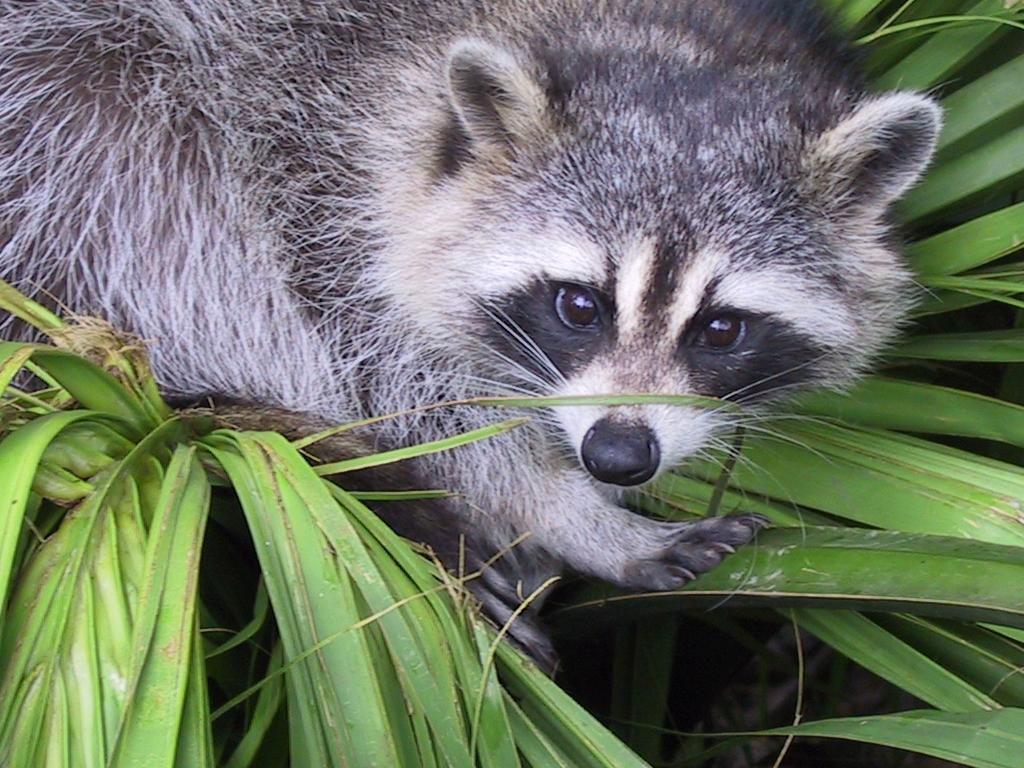
#> input picture day01/ex03/animal.jpeg, 1024 x 768 px
$ python zoom.py
#> lines starting #> are read from the running program, lines starting #| are printed output that depends on the picture
### day01/ex02/load_image.py
from PIL import Image
import os
import numpy as np


def ft_load(path: str) -> np.array:
    """
    Loads an image from the specified path and returns it as a NumPy array.

    This function checks whether the provided path exists and whether the file has
    the correct extension (.jpeg or .jpg). If these conditions are not met, it raises
    an AssertionError and prints an error message.

    Parameters
    ----------
    path : str
        The file path to the image.

    Returns
    -------
    np.array
        The image loaded as a NumPy array. The array will have dimensions
        corresponding to the height, width, and number of layers (channels)
        in the image.
    """
#> called with path = 'animal.jpeg'
    try:
        if not os.path.exists(path):
            raise AssertionError("Wrong path: File not found")
        if not path.lower().endswith(("jpeg", "jpg")):
            raise AssertionError("Wrong extention only JPG, JPEG allowed")
        img = Image.open(path)
#> img is the input picture: PIL image 1024x768 RGB; mean R, G, B 110.7, 117.7, 102.1
        print(f"The shape of image is: ({img.size[1]}, {img.size[0]}, {img.layers})")
#| The shape of image is: (768, 1024, 3)
#| The shape of the image is: (768, 1024, 3)
#> (printed output is left out)
        img = np.asarray(img)
        return img
    except AssertionError as error:
        print(f"{AssertionError.__name__}: {error}")
        return ""

### day01/ex03/zoom.py
from load_image import ft_load
import numpy as np
import matplotlib.pyplot as plt


def trim(array: np.array, x: int, y: int, width: int,
         height: int, depth: int = 3) -> np.array:
    """
    Trims a 3D image array (height x width x channels)

    Parameters:
    - array: The image array to be trimmed.
    - x: The x-coordinate of the top-left corner of the trimming box.
    - y: The y-coordinate of the top-left corner of the trimming box.
    - width: The width of the trimming box.
    - height: The height of the trimming box.
    - depth: The number of channels to retain (default is 3 for RGB images).

    Returns:
    - A trimmed array with the specified dimensions.
    """
#> called with x = 450, y = 100, width = 400, height = 400, depth = 1
    return array[y: y + height, x: x + width, :depth]
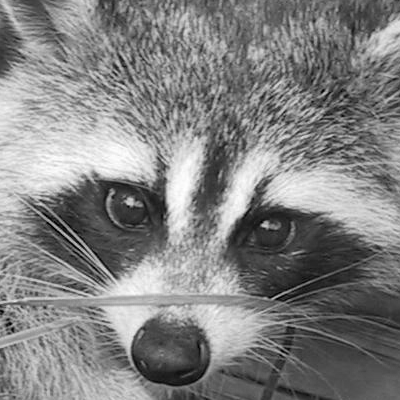
#> returned value: shape (400, 400, 1); min 0, max 255, mean 129.9


def main():
    """
    Loads an image, trims it, converts it to grayscale if required,
    and displays the result along with the image's shape information.
    """
    try:
        image = ft_load('animal.jpeg')
    except Exception as e:
        print(f"Error loading image: {e}")
        exit()

    print(f'The shape of the image is: {image.shape}')
    print(image)

    # Trim the image
    image_trimmed = trim(image, 450, 100, 400, 400, 1)
    print(f'New shape after slicing: {image_trimmed.shape} or '
          f'({image_trimmed.shape[0]}, {image_trimmed.shape[1]})')
#| New shape after slicing: (400, 400, 1) or (400, 400)
    print(image_trimmed)
#> (printed output is left out)

    # Display the trimmed image in grayscale with axes and color scale
    image_gray = np.squeeze(image_trimmed)
    plt.imshow(image_gray, cmap='gray')
    plt.colorbar()  # Adds a color scale to the right of the image
    plt.xlabel('Width (pixels)')  # X-axis label
    plt.ylabel('Height (pixels)')  # Y-axis label
    plt.title('Trimmed Grayscale Image')  # Title of the plot
    plt.show()
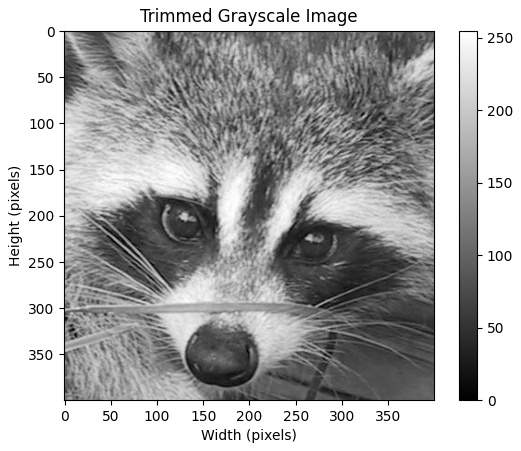
#> figure drawn by matplotlib, 2 panels


if __name__ == "__main__":
    main()
